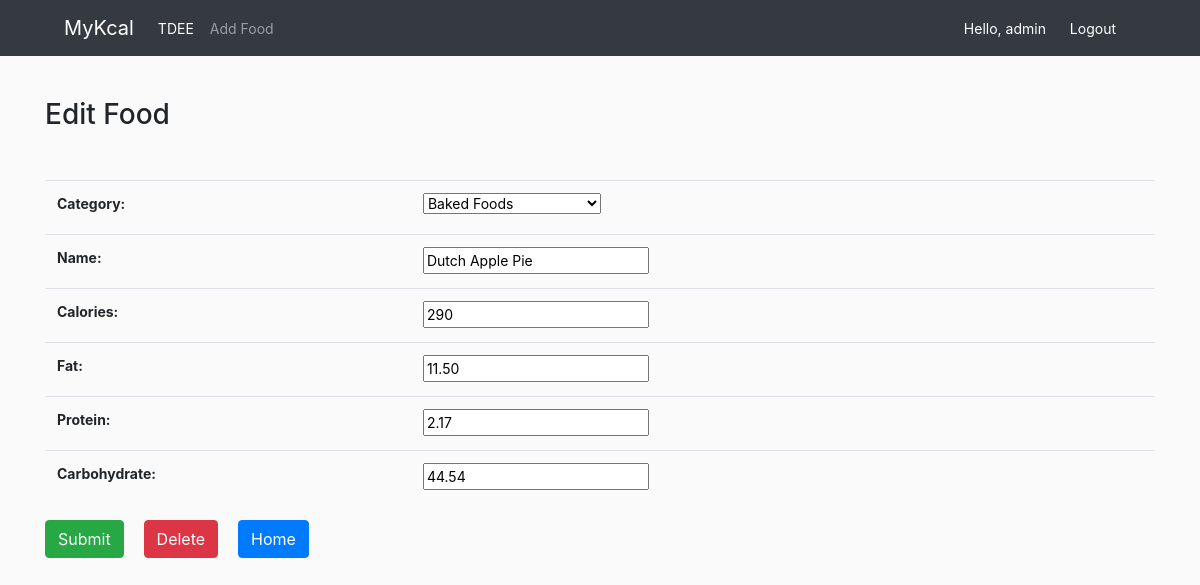
The page /foods/212/update (signed in) on the database its author committed.
### MyKcal/models.py (models this page shows, shortened)
class Food(models.Model):
    category = models.ForeignKey(Category, on_delete=models.CASCADE)
    name = models.CharField(max_length=200)
    calories=models.IntegerField()
    fat = models.DecimalField(max_digits=5, decimal_places=2, default=0)
    protein = models.DecimalField(max_digits=5, decimal_places=2, default=0)
    carbohydrate = models.DecimalField(max_digits=5, decimal_places=2, default=0)
    class Meta:
        ordering = ['name']

class Category(models.Model):
    CATEGORY_OPTIONS = (
        ('Baked Foods','Baked Foods'),
        ('Snacks','Snacks'),
        ('Sweets','Sweets'),
        ('Vegetables','Vegetables'),
        ('American India','American Indian'),
        ('Restaurant Foods','Restaurant Foods'),
        ('Beverages','Beverages'),
        ('Fats and Oils','Fats and Oils'),
        ('Meats','Meats'),
        ('Dairy and Egg Products','Dairy and Egg Products'),
        ('Baby Foods','Baby Foods'),
        ('Breakfast Cereals','Breakfast Cereals'),
        ('Soups and Sauces','Soups and Sauces'),
        ('Beans and Lentils','Beans and Lentils'),
        ('Fish','Fish'),
        ('Fruits','Fruits'),
        ('Grains and Pasta','Grains and Pasta'),
        ('Nuts and Seeds','Nuts and Seeds'),
        ('Fast Foods','Fast Foods'),
        ('Spices and Herbs','Spices and Herbs'),
        ('Prepared Meals','Prepared Meals'),
    )
    name=models.CharField(max_length=50, choices=CATEGORY_OPTIONS)
    class Meta:
        ordering = ['name']
    def __str__(self):
        return self.name

### MyKcal/views.py (the view)
# urls.py: path('foods/<int:id>/update', views.updateFood, name='updateFood'),
@login_required(login_url='login')
def updateFood(request, id):
    try:
        food = Food.objects.get(pk = id)
    except Food.DoesNotExist:
        return redirect('home')
    if request.method=="POST":
        form = FoodForm(request.POST, instance = food)
        if form.is_valid():
            form.save()
            messages.success(request, 'Update food successfully!')
            return redirect('home')
    form = FoodForm(instance = food)
    context={'form': form, 'food': food}
    return render(request, 'foods/foodForm.html', context)

### MyKcal/forms.py
class FoodForm(ModelForm):
    class Meta:
        model=Food
        fields="__all__"

### MyKcal/templates/foods/foodForm.html (shortened to what this page needs)
{% extends 'home.html' %}
{% load static %}
{% block content %}
  <head>
  </head>
  <div class="food-form">
    {% if food %}
      <h3>Edit Food</h3>
    {% else %}
      <h3>Add Food</h3>
    {% endif %}
    <form action="" method="POST" class="my-5">
      <table class="table">
        <tbody>
          {{ form.as_table }}
        </tbody>
      </table>
      <input type="submit" class="btn btn-success" value="Submit">
      {% if food %}
        <a class="btn btn-danger ml-3" href="{% url 'deleteFood' id=food.pk %}"
          onclick="return confirm('Are you sure want to delete this food?');">
          Delete
        </a>
      {% endif %}
      <a class="btn btn-primary ml-3" href="{% url 'home' %}">
        Home
      </a>
    </form>
  </div>
{% endblock %}

### MyKcal/templates/nav.html (shortened to what this page needs)
{% load static %}
<nav class="navbar navbar-expand-lg navbar-dark bg-dark">
  <a class="navbar-brand ml-5" href="{% url 'home' %}">MyKcal</a>
  <div class="collapse navbar-collapse" id="navbarNavAltMarkup">
    <div class="navbar-nav">
      {% if request.user.pk %}
        <a class="nav-item nav-link active" href="{% url 'profile' %}">TDEE<span class="sr-only">(current)</span></a>
        <a class="nav-item nav-link" href={% url 'addFood' %}>Add Food</a>
      {% endif %}
    </div>
  </div>
  <div class="mr-5">
    {% if request.user.pk %}
      <span class="hello-msg">Hello, {{request.user}}</span>
      <span >
        <a class="hello-msg" href="{% url 'logout' %}">Logout</a>
      </span>
    {% else %}
      <span >
        <a class="hello-msg" href="{% url 'login' %}">Login</a>
      </span>
    {% endif %}
  </div>
</nav>

### MyKcal/templates/home.html (style rules this page uses)
body { background-color: #FAFAFA; font-size: 14px; }

### MyKcal/templates/nav.html (style rules this page uses)
.hello-msg { margin-right: 20px; color: white; }

### MyKcal/templates/foods/foodForm.html (style rules this page uses)
.food-form { font-size: 14px; }

### rows shown on the page
Food: category "Baked Foods", calories "290", fat "11.50", protein "2.17", carbohydrate "44.54"
Category: name "Dutch Apple Pie"

### other values the page prints
{{ request.user }} "admin"
